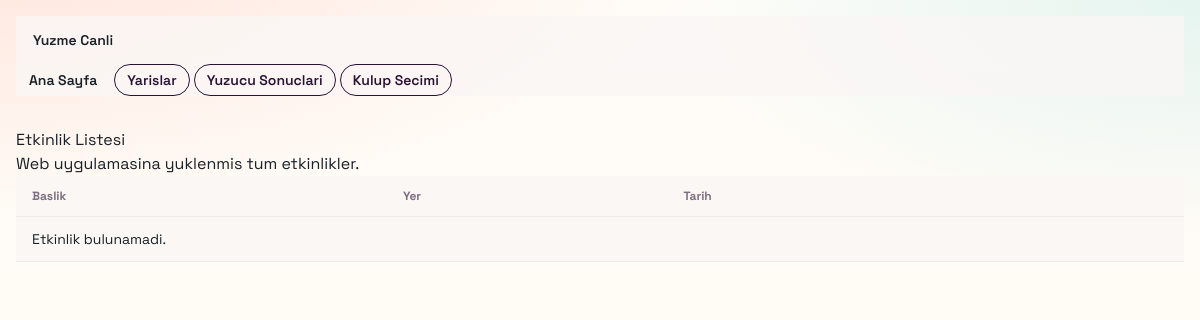
/events/, run on an earlier commit of the app's database.
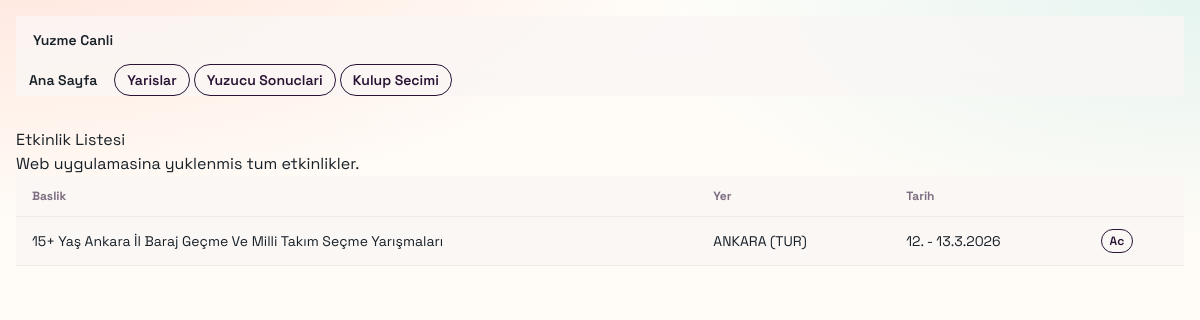
And on a later commit of the database.
### main/models.py (models this page shows, shortened)
class Event(models.Model):
    unique_name = models.CharField(max_length=100, unique=True, default="")
    title = models.CharField(max_length=255)
    date = models.CharField(max_length=64)
    location = models.CharField(max_length=255)
    class Meta:
        unique_together = [("title", "date", "location")]

### main/views.py (the view)
# urls.py: path('events/', views.event_list, name='event_list'),
def event_list(request):
    events = Event.objects.order_by("-date", "title")
    return render(request, "event_list.html", {"events": events})

### main/templates/event_list.html (shortened to what this page needs)
{% extends "base.html" %}
{% block content %}
<section class="mb-6">
    <h1 class="text-3xl font-bold mb-2">Etkinlik Listesi</h1>
    <p class="opacity-80">Web uygulamasina yuklenmis tum etkinlikler.</p>
</section>
<section class="overflow-x-auto rounded-2xl border border-base-200 bg-base-100 shadow-sm">
    <table class="table table-sm sm:table-md">
        <thead>
            <tr>
                <th>Baslik</th>
                <th>Yer</th>
                <th>Tarih</th>
                <th></th>
            </tr>
        </thead>
        <tbody>
            {% for event in events %}
            <tr>
                <td class="font-medium">{{ event.title }}</td>
                <td>{{ event.location }}</td>
                <td>{{ event.date }}</td>
                <td>
                    <a href="/events/{{ event.id }}/" class="btn btn-xs btn-outline">Ac</a>
                </td>
            </tr>
            {% empty %}
            <tr>
                <td colspan="3" class="opacity-70">Etkinlik bulunamadi.</td>
            </tr>
            {% endfor %}
        </tbody>
    </table>
</section>
{% endblock %}

What changed in the data, as far as the page shows it:
added Event: title "15+ Yaş Ankara İl Baraj Geçme Ve Milli Takım Seçme Yarışmaları", location "ANKARA (TUR)", date "12. - 13.3.2026"
Also different on the page:
text no longer shown: "Etkinlik bulunamadi."
